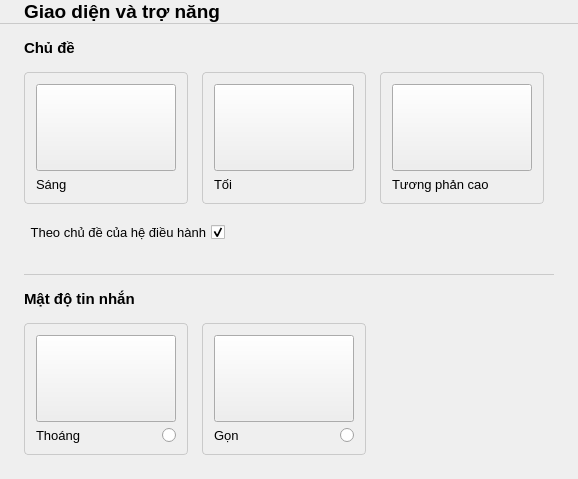
     <widget class="QWidget" name="theme_page">
      <layout class="QHBoxLayout" name="horizontalLayout_10">
       <property name="spacing">
        <number>0</number>
       </property>
       <property name="leftMargin">
        <number>0</number>
       </property>
       <property name="topMargin">
        <number>0</number>
       </property>
       <property name="rightMargin">
        <number>0</number>
       </property>
       <property name="bottomMargin">
        <number>0</number>
       </property>
       <item>
        <widget class="QWidget" name="widget_12" native="true">
         <layout class="QVBoxLayout" name="verticalLayout_13">
          <property name="spacing">
           <number>0</number>
          </property>
          <property name="leftMargin">
           <number>0</number>
          </property>
          <property name="topMargin">
           <number>0</number>
          </property>
          <property name="rightMargin">
           <number>0</number>
          </property>
          <property name="bottomMargin">
           <number>0</number>
          </property>
          <item>
           <widget class="QWidget" name="header_general_4" native="true">
            <property name="minimumSize">
             <size>
              <width>0</width>
              <height>0</height>
             </size>
            </property>
            <property name="maximumSize">
             <size>
              <width>16777215</width>
              <height>64</height>
             </size>
            </property>
            <property name="styleSheet">
             <string notr="true">QWidget #header_general_4 {
	border-bottom:1px solid #cacaca
}</string>
            </property>
            <layout class="QVBoxLayout" name="verticalLayout_14">
             <property name="spacing">
              <number>0</number>
             </property>
             <property name="leftMargin">
              <number>24</number>
             </property>
             <property name="topMargin">
              <number>0</number>
             </property>
             <property name="rightMargin">
              <number>24</number>
             </property>
             <property name="bottomMargin">
              <number>1</number>
             </property>
             <item>
              <widget class="QLabel" name="label_16">
               <property name="minimumSize">
                <size>
                 <width>0</width>
                 <height>0</height>
                </size>
               </property>
               <property name="text">
                <string>&lt;html&gt;&lt;head/&gt;&lt;body&gt;&lt;p&gt;&lt;span style=&quot; font-size:14pt; font-weight:600;&quot;&gt;Giao diện và trợ năng&lt;/span&gt;&lt;/p&gt;&lt;/body&gt;&lt;/html&gt;</string>
               </property>
              </widget>
             </item>
            </layout>
           </widget>
          </item>
          <item alignment="Qt::AlignTop">
           <widget class="QWidget" name="widget_13" native="true">
            <layout class="QVBoxLayout" name="verticalLayout_15">
             <property name="spacing">
              <number>12</number>
             </property>
             <property name="leftMargin">
              <number>24</number>
             </property>
             <property name="topMargin">
              <number>12</number>
             </property>
             <property name="rightMargin">
              <number>24</number>
             </property>
             <property name="bottomMargin">
              <number>24</number>
             </property>
             <item alignment="Qt::AlignTop">
              <widget class="QLabel" name="label_17">
               <property name="minimumSize">
                <size>
                 <width>0</width>
                 <height>24</height>
                </size>
               </property>
               <property name="maximumSize">
                <size>
                 <width>16777215</width>
                 <height>30</height>
                </size>
               </property>
               <property name="font">
                <font>
                 <family>Segoe UI</family>
                 <weight>75</weight>
                 <bold>true</bold>
                </font>
               </property>
               <property name="styleSheet">
                <string notr="true">QRadioButton {
	background-color: transparent;
}</string>
               </property>
               <property name="text">
                <string>&lt;html&gt;&lt;head/&gt;&lt;body&gt;&lt;p&gt;&lt;span style=&quot; font-size:11pt;&quot;&gt;Chủ đề&lt;/span&gt;&lt;/p&gt;&lt;/body&gt;&lt;/html&gt;</string>
               </property>
              </widget>
             </item>
             <item alignment="Qt::AlignLeft">
              <widget class="QWidget" name="widget_15" native="true">
               <property name="styleSheet">
                <string notr="true">QRadioButton {
	background-color:transparent
}
</string>
               </property>
               <layout class="QHBoxLayout" name="horizontalLayout_11">
                <property name="spacing">
                 <number>14</number>
                </property>
                <property name="leftMargin">
                 <number>0</number>
                </property>
                <property name="topMargin">
                 <number>0</number>
                </property>
                <property name="rightMargin">
                 <number>10</number>
                </property>
                <property name="bottomMargin">
                 <number>0</number>
                </property>
                <item>
                 <widget class="QWidget" name="widget_14" native="true">
                  <property name="minimumSize">
                   <size>
                    <width>0</width>
                    <height>0</height>
                   </size>
                  </property>
                  <property name="maximumSize">
                   <size>
                    <width>16777215</width>
                    <height>16777215</height>
                   </size>
                  </property>
                  <property name="cursor">
                   <cursorShape>PointingHandCursor</cursorShape>
                  </property>
                  <property name="layoutDirection">
                   <enum>Qt::LeftToRight</enum>
                  </property>
                  <property name="styleSheet">
                   <string notr="true">QWidget#widget_14 {
	border-radius:4px;
	border:1px solid #cacaca;
}


</string>
                  </property>
                  <layout class="QVBoxLayout" name="verticalLayout_16">
                   <property name="spacing">
                    <number>0</number>
                   </property>
                   <property name="leftMargin">
                    <number>12</number>
                   </property>
                   <property name="topMargin">
                    <number>12</number>
                   </property>
                   <property name="rightMargin">
                    <number>12</number>
                   </property>
                   <property name="bottomMargin">
                    <number>12</number>
                   </property>
                   <item>
                    <widget class="QPushButton" name="btn_light">
                     <property name="minimumSize">
                      <size>
                       <width>140</width>
                       <height>87</height>
                      </size>
                     </property>
                     <property name="maximumSize">
                      <size>
                       <width>140</width>
                       <height>87</height>
                      </size>
                     </property>
                     <property name="styleSheet">
                      <string notr="true">border-image: url(:/image/image/light-theme.svg);</string>
                     </property>
                     <property name="text">
                      <string/>
                     </property>
                    </widget>
                   </item>
                   <item>
                    <widget class="QWidget" name="widget_19" native="true">
                     <layout class="QHBoxLayout" name="horizontalLayout_9">
                      <property name="spacing">
                       <number>0</number>
                      </property>
                      <property name="leftMargin">
                       <number>0</number>
                      </property>
                      <property name="topMargin">
                       <number>6</number>
                      </property>
                      <property name="rightMargin">
                       <number>0</number>
                      </property>
                      <property name="bottomMargin">
                       <number>0</number>
                      </property>
                      <item>
                       <widget class="QLabel" name="label_18">
                        <property name="font">
                         <font>
                          <family>Segoe UI</family>
                          <pointsize>10</pointsize>
                         </font>
                        </property>
                        <property name="cursor">
                         <cursorShape>ArrowCursor</cursorShape>
                        </property>
                        <property name="text">
                         <string>Sáng</string>
                        </property>
                       </widget>
                      </item>
                      <item>
                       <widget class="QRadioButton" name="light_radio">
                        <property name="layoutDirection">
                         <enum>Qt::RightToLeft</enum>
                        </property>
                        <property name="text">
                         <string/>
                        </property>
                       </widget>
                      </item>
                     </layout>
                    </widget>
                   </item>
                  </layout>
                 </widget>
                </item>
                <item>
                 <widget class="QWidget" name="widget_16" native="true">
                  <property name="minimumSize">
                   <size>
                    <width>0</width>
                    <height>0</height>
                   </size>
                  </property>
                  <property name="maximumSize">
                   <size>
                    <width>16777215</width>
                    <height>16777215</height>
                   </size>
                  </property>
                  <property name="cursor">
                   <cursorShape>PointingHandCursor</cursorShape>
                  </property>
                  <property name="layoutDirection">
                   <enum>Qt::LeftToRight</enum>
                  </property>
                  <property name="styleSheet">
                   <string notr="true">QWidget#widget_16 {
	border-radius:4px;
	border:1px solid #cacaca;
}</string>
                  </property>
                  <layout class="QVBoxLayout" name="verticalLayout_17">
                   <property name="spacing">
                    <number>0</number>
                   </property>
                   <property name="leftMargin">
                    <number>12</number>
                   </property>
                   <property name="topMargin">
                    <number>12</number>
                   </property>
                   <property name="rightMargin">
                    <number>12</number>
                   </property>
                   <property name="bottomMargin">
                    <number>12</number>
                   </property>
                   <item>
                    <widget class="QPushButton" name="btn_dark">
                     <property name="minimumSize">
                      <size>
                       <width>140</width>
                       <height>87</height>
                      </size>
                     </property>
                     <property name="maximumSize">
                      <size>
                       <width>140</width>
                       <height>87</height>
                      </size>
                     </property>
                     <property name="styleSheet">
                      <string notr="true">border-image: url(:/image/image/dark-theme.svg);</string>
                     </property>
                     <property name="text">
                      <string/>
                     </property>
                    </widget>
                   </item>
                   <item>
                    <widget class="QWidget" name="widget_20" native="true">
                     <layout class="QHBoxLayout" name="horizontalLayout_13">
                      <property name="spacing">
                       <number>0</number>
                      </property>
                      <property name="leftMargin">
                       <number>0</number>
                      </property>
                      <property name="topMargin">
                       <number>6</number>
                      </property>
                      <property name="rightMargin">
                       <number>0</number>
                      </property>
                      <property name="bottomMargin">
                       <number>0</number>
                      </property>
                      <item>
                       <widget class="QLabel" name="label_19">
                        <property name="font">
                         <font>
                          <family>Segoe UI</family>
                          <pointsize>10</pointsize>
                         </font>
                        </property>
                        <property name="text">
                         <string>Tối</string>
                        </property>
                       </widget>
                      </item>
                      <item>
                       <widget class="QRadioButton" name="dark_radio">
                        <property name="layoutDirection">
                         <enum>Qt::RightToLeft</enum>
                        </property>
                        <property name="text">
                         <string/>
                        </property>
                       </widget>
                      </item>
                     </layout>
                    </widget>
                   </item>
                  </layout>
                 </widget>
                </item>
                <item>
                 <widget class="QWidget" name="widget_17" native="true">
                  <property name="minimumSize">
                   <size>
                    <width>0</width>
                    <height>0</height>
                   </size>
                  </property>
                  <property name="maximumSize">
                   <size>
                    <width>16777215</width>
                    <height>16777215</height>
                   </size>
                  </property>
                  <property name="cursor">
                   <cursorShape>PointingHandCursor</cursorShape>
                  </property>
                  <property name="layoutDirection">
                   <enum>Qt::LeftToRight</enum>
                  </property>
                  <property name="styleSheet">
                   <string notr="true">QWidget#widget_17 {
	border-radius:4px;
	border:1px solid #cacaca;
}</string>
                  </property>
                  <layout class="QVBoxLayout" name="verticalLayout_18">
                   <property name="spacing">
                    <number>0</number>
                   </property>
                   <property name="leftMargin">
                    <number>12</number>
                   </property>
                   <property name="topMargin">
                    <number>12</number>
                   </property>
                   <property name="rightMargin">
                    <number>12</number>
                   </property>
                   <property name="bottomMargin">
                    <number>12</number>
                   </property>
                   <item>
                    <widget class="QPushButton" name="btn_hight_contrast">
                     <property name="minimumSize">
                      <size>
                       <width>140</width>
                       <height>87</height>
                      </size>
                     </property>
                     <property name="maximumSize">
                      <size>
                       <width>140</width>
                       <height>87</height>
                      </size>
                     </property>
                     <property name="styleSheet">
                      <string notr="true">border-image: url(:/image/image/hight-contrast-theme.svg)</string>
                     </property>
                     <property name="text">
                      <string/>
                     </property>
                    </widget>
                   </item>
                   <item>
                    <widget class="QWidget" name="widget_21" native="true">
                     <layout class="QHBoxLayout" name="horizontalLayout_14">
                      <property name="spacing">
                       <number>0</number>
                      </property>
                      <property name="leftMargin">
                       <number>0</number>
                      </property>
                      <property name="topMargin">
                       <number>6</number>
                      </property>
                      <property name="rightMargin">
                       <number>0</number>
                      </property>
                      <property name="bottomMargin">
                       <number>0</number>
                      </property>
                      <item>
                       <widget class="QLabel" name="label_20">
                        <property name="font">
                         <font>
                          <family>Segoe UI</family>
                          <pointsize>10</pointsize>
                         </font>
                        </property>
                        <property name="text">
                         <string>Tương phản cao</string>
                        </property>
                       </widget>
                      </item>
                      <item>
                       <widget class="QRadioButton" name="hight_contrast_radio">
                        <property name="layoutDirection">
                         <enum>Qt::RightToLeft</enum>
                        </property>
                        <property name="text">
                         <string/>
                        </property>
                       </widget>
                      </item>
                     </layout>
                    </widget>
                   </item>
                  </layout>
                 </widget>
                </item>
               </layout>
              </widget>
             </item>
             <item>
              <widget class="QWidget" name="widget_18" native="true">
               <property name="styleSheet">
                <string notr="true">QWidget #widget_18 {
	border-bottom:1px solid #cacaca
}</string>
               </property>
               <layout class="QHBoxLayout" name="horizontalLayout_12">
                <property name="leftMargin">
                 <number>0</number>
                </property>
                <property name="topMargin">
                 <number>6</number>
                </property>
                <property name="rightMargin">
                 <number>0</number>
                </property>
                <property name="bottomMargin">
                 <number>32</number>
                </property>
                <item alignment="Qt::AlignRight">
                 <widget class="QCheckBox" name="checkBox_5">
                  <property name="font">
                   <font>
                    <family>Segoe UI</family>
                    <pointsize>10</pointsize>
                   </font>
                  </property>
                  <property name="layoutDirection">
                   <enum>Qt::RightToLeft</enum>
                  </property>
                  <property name="text">
                   <string>Theo chủ đề của hệ điều hành</string>
                  </property>
                  <property name="checked">
                   <bool>true</bool>
                  </property>
                 </widget>
                </item>
               </layout>
              </widget>
             </item>
             <item>
              <widget class="QLabel" name="label_21">
               <property name="minimumSize">
                <size>
                 <width>0</width>
                 <height>24</height>
                </size>
               </property>
               <property name="maximumSize">
                <size>
                 <width>16777215</width>
                 <height>30</height>
                </size>
               </property>
               <property name="font">
                <font>
                 <family>Segoe UI</family>
                 <weight>75</weight>
                 <bold>true</bold>
                </font>
               </property>
               <property name="styleSheet">
                <string notr="true">QRadioButton {
	background-color: transparent;
}</string>
               </property>
               <property name="text">
                <string>&lt;html&gt;&lt;head/&gt;&lt;body&gt;&lt;p&gt;&lt;span style=&quot; font-size:11pt;&quot;&gt;Mật độ tin nhắn&lt;/span&gt;&lt;/p&gt;&lt;/body&gt;&lt;/html&gt;</string>
               </property>
              </widget>
             </item>
             <item alignment="Qt::AlignLeft">
              <widget class="QWidget" name="widget_22" native="true">
               <layout class="QHBoxLayout" name="horizontalLayout_17">
                <property name="spacing">
                 <number>14</number>
                </property>
                <property name="leftMargin">
                 <number>0</number>
                </property>
                <property name="topMargin">
                 <number>0</number>
                </property>
                <property name="rightMargin">
                 <number>0</number>
                </property>
                <property name="bottomMargin">
                 <number>0</number>
                </property>
                <item>
                 <widget class="QWidget" name="widget_23" native="true">
                  <property name="minimumSize">
                   <size>
                    <width>0</width>
                    <height>0</height>
                   </size>
                  </property>
                  <property name="maximumSize">
                   <size>
                    <width>16777215</width>
                    <height>16777215</height>
                   </size>
                  </property>
                  <property name="cursor">
                   <cursorShape>PointingHandCursor</cursorShape>
                  </property>
                  <property name="layoutDirection">
                   <enum>Qt::LeftToRight</enum>
                  </property>
                  <property name="styleSheet">
                   <string notr="true">QWidget#widget_23 {
	border-radius:4px;
	border:1px solid #cacaca;
}


</string>
                  </property>
                  <layout class="QVBoxLayout" name="verticalLayout_19">
                   <property name="spacing">
                    <number>0</number>
                   </property>
                   <property name="leftMargin">
                    <number>12</number>
                   </property>
                   <property name="topMargin">
                    <number>12</number>
                   </property>
                   <property name="rightMargin">
                    <number>12</number>
                   </property>
                   <property name="bottomMargin">
                    <number>12</number>
                   </property>
                   <item>
                    <widget class="QPushButton" name="btn_comfy">
                     <property name="minimumSize">
                      <size>
                       <width>140</width>
                       <height>87</height>
                      </size>
                     </property>
                     <property name="maximumSize">
                      <size>
                       <width>140</width>
                       <height>87</height>
                      </size>
                     </property>
                     <property name="styleSheet">
                      <string notr="true">border-image: url(:/image/image/chat-density-comfy-default.svg);</string>
                     </property>
                     <property name="text">
                      <string/>
                     </property>
                    </widget>
                   </item>
                   <item>
                    <widget class="QWidget" name="widget_24" native="true">
                     <layout class="QHBoxLayout" name="horizontalLayout_15">
                      <property name="spacing">
                       <number>0</number>
                      </property>
                      <property name="leftMargin">
                       <number>0</number>
                      </property>
                      <property name="topMargin">
                       <number>6</number>
                      </property>
                      <property name="rightMargin">
                       <number>0</number>
                      </property>
                      <property name="bottomMargin">
                       <number>0</number>
                      </property>
                      <item>
                       <widget class="QLabel" name="label_22">
                        <property name="font">
                         <font>
                          <family>Segoe UI</family>
                          <pointsize>10</pointsize>
                         </font>
                        </property>
                        <property name="cursor">
                         <cursorShape>ArrowCursor</cursorShape>
                        </property>
                        <property name="text">
                         <string>Thoáng</string>
                        </property>
                       </widget>
                      </item>
                      <item>
                       <widget class="QRadioButton" name="comfy_radio">
                        <property name="layoutDirection">
                         <enum>Qt::RightToLeft</enum>
                        </property>
                        <property name="text">
                         <string/>
                        </property>
                       </widget>
                      </item>
                     </layout>
                    </widget>
                   </item>
                  </layout>
                 </widget>
                </item>
                <item>
                 <widget class="QWidget" name="widget_25" native="true">
                  <property name="minimumSize">
                   <size>
                    <width>0</width>
                    <height>0</height>
                   </size>
                  </property>
                  <property name="maximumSize">
                   <size>
                    <width>16777215</width>
                    <height>16777215</height>
                   </size>
                  </property>
                  <property name="cursor">
                   <cursorShape>PointingHandCursor</cursorShape>
                  </property>
                  <property name="layoutDirection">
                   <enum>Qt::LeftToRight</enum>
                  </property>
                  <property name="styleSheet">
                   <string notr="true">QWidget#widget_25 {
	border-radius:4px;
	border:1px solid #cacaca;
}


</string>
                  </property>
                  <layout class="QVBoxLayout" name="verticalLayout_20">
                   <property name="spacing">
                    <number>0</number>
                   </property>
                   <property name="leftMargin">
                    <number>12</number>
                   </property>
                   <property name="topMargin">
                    <number>12</number>
                   </property>
                   <property name="rightMargin">
                    <number>12</number>
                   </property>
                   <property name="bottomMargin">
                    <number>12</number>
                   </property>
                   <item>
                    <widget class="QPushButton" name="btn_compact">
                     <property name="minimumSize">
                      <size>
                       <width>140</width>
                       <height>87</height>
                      </size>
                     </property>
                     <property name="maximumSize">
                      <size>
                       <width>140</width>
                       <height>87</height>
                      </size>
                     </property>
                     <property name="styleSheet">
                      <string notr="true">border-image: url(:/image/image/chat-density-compact-default.svg);</string>
                     </property>
                     <property name="text">
                      <string/>
                     </property>
                    </widget>
                   </item>
                   <item>
                    <widget class="QWidget" name="widget_26" native="true">
                     <layout class="QHBoxLayout" name="horizontalLayout_16">
                      <property name="spacing">
                       <number>0</number>
                      </property>
                      <property name="leftMargin">
                       <number>0</number>
                      </property>
                      <property name="topMargin">
                       <number>6</number>
                      </property>
                      <property name="rightMargin">
                       <number>0</number>
                      </property>
                      <property name="bottomMargin">
                       <number>0</number>
                      </property>
                      <item>
                       <widget class="QLabel" name="label_23">
                        <property name="font">
                         <font>
                          <family>Segoe UI</family>
                          <pointsize>10</pointsize>
                         </font>
                        </property>
                        <property name="cursor">
                         <cursorShape>ArrowCursor</cursorShape>
                        </property>
                        <property name="text">
                         <string>Gọn</string>
                        </property>
                       </widget>
                      </item>
                      <item>
                       <widget class="QRadioButton" name="compact_radio">
                        <property name="layoutDirection">
                         <enum>Qt::RightToLeft</enum>
                        </property>
                        <property name="text">
                         <string/>
                        </property>
                       </widget>
                      </item>
                     </layout>
                    </widget>
                   </item>
                  </layout>
                 </widget>
                </item>
               </layout>
              </widget>
             </item>
            </layout>
           </widget>
          </item>
         </layout>
        </widget>
       </item>
      </layout>
     </widget>
